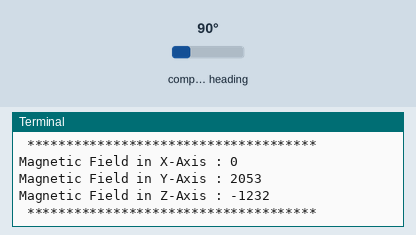
Recording of a program running on a simulated Raspberry Pi (BCM pin numbers). Shown: the last lines printed to the terminal. Inputs (shaded band) come from the test bench; at power-on: compass heading 90°.

Above: at 1.2 s.
1.3 s: compass heading set to 7°
At 2.6 s:
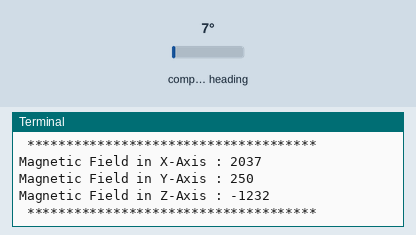
2.8 s: compass heading set to 180°
At 3.8 s:
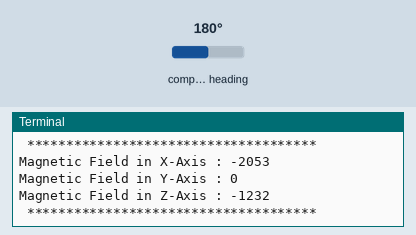
Timing chart, 0 to 5.8 s (numbered marks = the images above; inputs shaded):
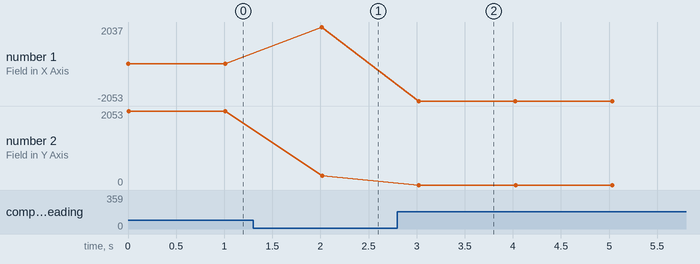

The program:

LIS3MDL.py
```python
# (licence header left out)
import smbus
import time

# Get I2C bus
bus = smbus.SMBus(1)

# I2C Address of the device
LIS3MDL_MAG_ADDRESS				= 0x1C

# LIS3MDL Magnetometer register
LIS3MDL_CTRL_REG1_M             = 0x20
LIS3MDL_CTRL_REG2_M				= 0x21
LIS3MDL_CTRL_REG3_M				= 0x22
LIS3MDL_CTRL_REG4_M				= 0x23
LIS3MDL_OUT_X_L_M				= 0x28
LIS3MDL_OUT_X_H_M				= 0x29
LIS3MDL_OUT_Y_L_M				= 0x2A
LIS3MDL_OUT_Y_H_M				= 0x2B
LIS3MDL_OUT_Z_L_M				= 0x2C
LIS3MDL_OUT_Z_H_M				= 0x2D

# Mag X/Y Axes Operating Mode
LIS3MDL_MAG_OM_LOW              = 0x00 # Low-power Mode,  ODR [Hz]: 1000, FAST_ODR: 1
LIS3MDL_MAG_OM_MEDIUM           = 0x20 # Medium-Performance Mode,  ODR [Hz]: 560, FAST_ODR: 1
LIS3MDL_MAG_OM_HIGH             = 0x40 # High-Performance Mode,  ODR [Hz]: 300, FAST_ODR: 1
LIS3MDL_MAG_OM_ULTRA_HIGH       = 0x60 # Ultra-High-Performance Mode,  ODR [Hz]: 155, FAST_ODR: 1

# Mag Datarate configuration
LIS3MDL_MAG_DR_0_625            = 0x00 # ODR = 0.625 Hz
LIS3MDL_MAG_DR_1_25				= 0x04 # ODR = 1.25 Hz
LIS3MDL_MAG_DR_2_5				= 0x08 # ODR = 2.5 Hz
LIS3MDL_MAG_DR_5				= 0x0C # ODR = 5 Hz
LIS3MDL_MAG_DR_10				= 0x10 # ODR = 10 Hz
LIS3MDL_MAG_DR_20				= 0x14 # ODR = 20 Hz
LIS3MDL_MAG_DR_40				= 0x18 # ODR = 40 Hz
LIS3MDL_MAG_DR_80				= 0x1C # ODR = 80 Hz

# Magnetic Field Full-scale selection
LIS3MDL_MAG_GAIN_4G             = 0x00 # Full scale = +/-4 Gauss, LSB first
LIS3MDL_MAG_GAIN_8G             = 0x20 # Full scale = +/-8 Gauss
LIS3MDL_MAG_GAIN_12G			= 0x40 # Full scale = +/-12 Gauss
LIS3MDL_MAG_GAIN_16G			= 0x60 # Full scale = +/-16 Gauss

# Mag Measurement Mode
LIS3MDL_MAG_MD_CONTINUOUS       = 0x00 # Continuous-Conversion Mode
LIS3MDL_MAG_MD_SINGLE           = 0x01 # Single-Conversion Mode
LIS3MDL_MAG_MD_POWER_DOWN       = 0x03 # Power-Down Mode

# Mag Z Axis Operating Mode
LIS3MDL_MAG_OMZ_LOW             = 0x00 # Low-power Mode
LIS3MDL_MAG_OMZ_MEDIUM          = 0x04 # Medium-Performance Mode
LIS3MDL_MAG_OMZ_HIGH            = 0x08 # High-Performance Mode
LIS3MDL_MAG_OMZ_ULTRA_HIGH      = 0x0C # Ultra-High-Performance Mode

class LIS3MDL():
	def mag_opmode_xy(self):
		"""Select the X and Y Axes Operative Mode of the Magnetometer from the given provided values"""
		MAG_OP_MODE_XY = LIS3MDL_MAG_OM_ULTRA_HIGH
		bus.write_byte_data(LIS3MDL_MAG_ADDRESS, LIS3MDL_CTRL_REG1_M, MAG_OP_MODE_XY)

	def mag_datarate(self):
		"""Select the data rate of the Magnetometer from the given provided values"""
		MAG_DATARATE = (LIS3MDL_MAG_DR_0_625)
		bus.write_byte_data(LIS3MDL_MAG_ADDRESS, LIS3MDL_CTRL_REG1_M, MAG_DATARATE)

	def mag_scale_selection(self):
		"""Select the full-scale values of the Magnetometer from the given provided values"""
		MAG_SCALE = (LIS3MDL_MAG_GAIN_4G)
		bus.write_byte_data(LIS3MDL_MAG_ADDRESS, LIS3MDL_CTRL_REG2_M, MAG_SCALE)

	def mag_opmode(self):
		"""Select the fOperating Mode of the Magnetometer from the given provided values"""
		MAG_OP_MODE = (LIS3MDL_MAG_MD_CONTINUOUS)
		bus.write_byte_data(LIS3MDL_MAG_ADDRESS, LIS3MDL_CTRL_REG3_M, MAG_OP_MODE)

	def mag_opmode_z(self):
		"""Select the Z Axis Operative Mode of the Magnetometer from the given provided values"""
		MAG_OP_MODE_Z = LIS3MDL_MAG_OMZ_ULTRA_HIGH
		bus.write_byte_data(LIS3MDL_MAG_ADDRESS, LIS3MDL_CTRL_REG4_M, MAG_OP_MODE_Z)

	def readmag(self):
		"""Read data back from LIS3MDL_OUT_X_L_M(0x28), 2 bytes
		X-Axis Mag LSB, X-Axis Mag MSB"""
		data0 = bus.read_byte_data(LIS3MDL_MAG_ADDRESS, LIS3MDL_OUT_X_L_M)
		data1 = bus.read_byte_data(LIS3MDL_MAG_ADDRESS, LIS3MDL_OUT_X_H_M)

		xMAG = data1 * 256 + data0
		if xMAG > 32767 :
			xMAG -= 65536

		"""Read data back from LIS3MDL_OUT_Y_L_M(0x2A), 2 bytes
		Y-Axis Mag LSB, Y-Axis Mag MSB"""
		data0 = bus.read_byte_data(LIS3MDL_MAG_ADDRESS, LIS3MDL_OUT_Y_L_M)
		data1 = bus.read_byte_data(LIS3MDL_MAG_ADDRESS, LIS3MDL_OUT_Y_H_M)

		yMAG = data1 * 256 + data0
		if yMAG > 32767 :
			yMAG -= 65536

		"""Read data back from LIS3MDL_OUT_Z_L_M(0x2C), 2 bytes
		Z-Axis Mag LSB, Z-Axis Mag MSB"""
		data0 = bus.read_byte_data(LIS3MDL_MAG_ADDRESS, LIS3MDL_OUT_Z_L_M)
		data1 = bus.read_byte_data(LIS3MDL_MAG_ADDRESS, LIS3MDL_OUT_Z_H_M)

		zMAG = data1 * 256 + data0
		if zMAG > 32767 :
			zMAG -= 65536

		return {'x' : xMAG, 'y' : yMAG, 'z' : zMAG}

from LIS3MDL import LIS3MDL
lis3mdl = LIS3MDL()

while True:
	lis3mdl.mag_opmode_xy()
	lis3mdl.mag_datarate()
	lis3mdl.mag_scale_selection()
	lis3mdl.mag_opmode()
	lis3mdl.mag_opmode_z()
	mag = lis3mdl.readmag()
	print("Magnetic Field in X-Axis : %d"%(mag['x']))
	print("Magnetic Field in Y-Axis : %d"%(mag['y']))
	print("Magnetic Field in Z-Axis : %d"%(mag['z']))
	print(" ************************************* ")
	time.sleep(1)
```

Measured:
- after the input at 1.3 s, the terminal: prints a new line after 0.72 s (image 1)
- after the input at 2.8 s, the terminal: prints a new line after 0.22 s (image 2)
- plotted number 1: 0 → 2037 after the input at 1.3 s, 2037 → -2053 after the input at 2.8 s
- plotted number 2: 2053 → 250 after the input at 1.3 s
